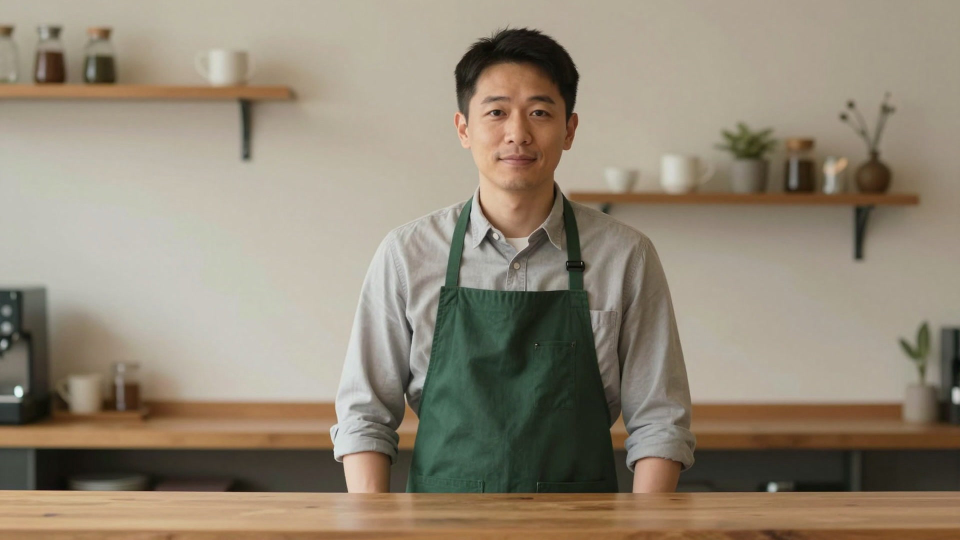
#> input picture examples/brewing/refs/host_look.jpg, 1920 x 1080 px (shown at 1/2 size)
$ python -i ve_wallcuts.py   (imports and definitions only)   (older library calls are emulated)
#> lines starting #> are read from the running program, lines starting #| are printed output that depends on the picture
"""Hidden cuts in an occlusion one-take: find where a foreground wall covers the frame, and join pieces there.

An occlusion one-take tracks sideways past walls or columns close to the lens; each time one fills the frame the
place, time or clothes change (styles/live.md, "Occlusion one-take"). A frame fully covered by a wall looks the same
in any clip, so two clips can be joined there and an over-long wall can be trimmed from the middle.

  python3 ve_wallcuts.py spans clip.mp4 ...          # candidate wall spans: start-end s, blurriest frame
  python3 ve_wallcuts.py sheet clip.mp4 out.jpg      # 4 frames a second, to check the candidates by eye
  python3 ve_wallcuts.py join out.mp4 a.mp4:0:6.2 b.mp4:3.55:6.45 b.mp4:7.1:end

`spans` marks frames whose sharpness (variance of the Laplacian) is under LOW x the clip's median: a wall near the
lens is out of focus. A wall with clear texture (stone) stays sharp and is missed, so always check the cut frame
on the sheet: the frame at each cut must be fully covered (measured 2026-11-22: a cut 0.2 s early showed the
kitchen beside the wall; a street seen through a dissolve was not a cover).
"""
import subprocess
import sys

import sys as _sys, pathlib as _pl   # 設定檔：tools/config/s2f_config.py
_sys.path.insert(0, str(_pl.Path(__file__).resolve().parents[2] / "tools/config"))
# [1 line not run here, left out]
import numpy as np

LOW = 0.25        # sharpness below this share of the clip's median counts as covered
MIN_FRAMES = 3    # shorter dips are a post or a hand passing, not a cover
FADE = 0.05       # seconds of audio fade at each join, so the cut does not click


# [42 lines left out: functions wall_spans, parse_piece, join_filter, not called in this run]


def _duration(path):
    return float(subprocess.check_output(["ffprobe", "-v", "error", "-show_entries", "format=duration",
                                          "-of", "csv=p=0", path]))


def _sharpness(path):
    import cv2
    cap = cv2.VideoCapture(path)
    fps = cap.get(cv2.CAP_PROP_FPS)
    vals = []
    while True:
        ok, f = cap.read()
#> f is the input picture: shape (1080, 1920, 3); mean B, G, R 118.5, 136.3, 147.2
        if not ok:
            break
        g = cv2.cvtColor(cv2.resize(f, (480, int(480 * f.shape[0] / f.shape[1]))), cv2.COLOR_BGR2GRAY)
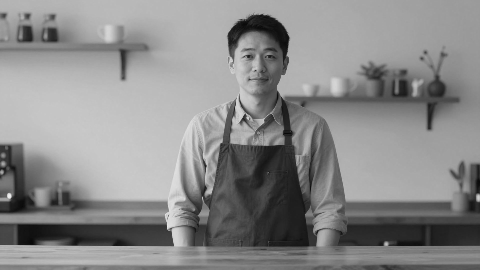
#> g: shape (270, 480); min 7, max 239, mean 137.7
        vals.append(cv2.Laplacian(g, cv2.CV_64F).var())
    return fps, vals


# [31 lines left out: functions _size, main, not called in this run]


# [2 lines not run here, left out]

>>> result = _sharpness('../../examples/brewing/refs/host_look.jpg')
